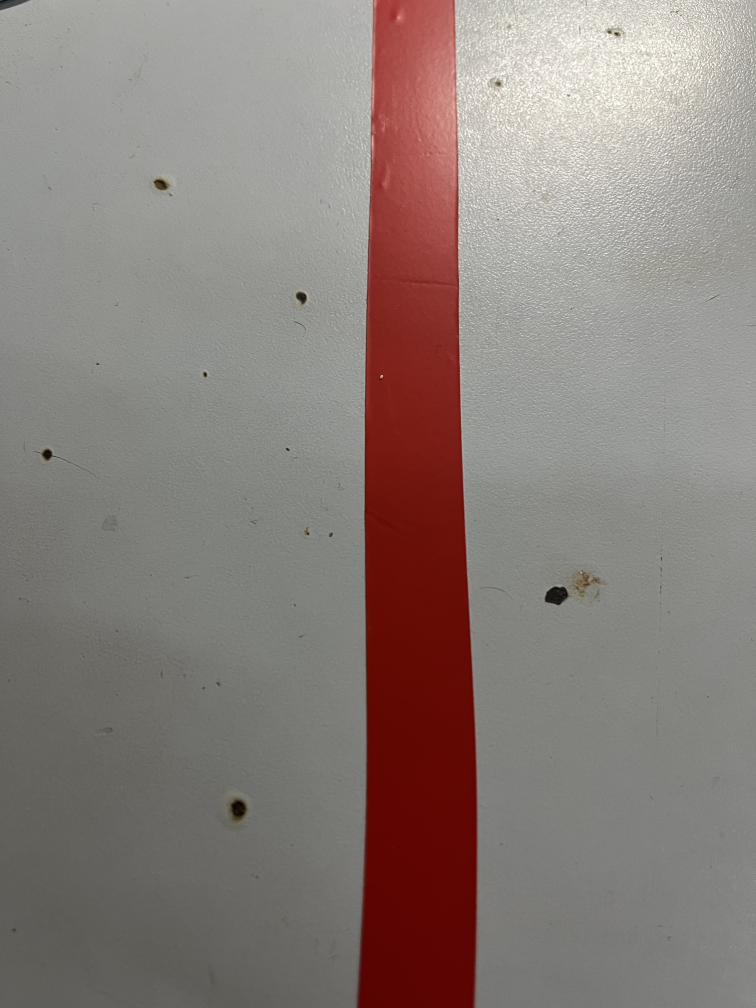
#> input picture IMG_2110.jpg, 3024 x 4032 px, given in place of the camera (shown at 1/4 size)
$ python tracing_rlV2.py
#> lines starting #> are read from the running program, lines starting #| are printed output that depends on the picture; long printed decimals are rounded
#> further down, frame is the input picture: shape (4032, 3024, 3); mean B, G, R 122.2, 126.8, 138.4
import cv2
import numpy as np
import math

# 初始化摄像头
cap = cv2.VideoCapture(0)  # 通常摄像头编号为 0，如果有多个摄像头可能需要调整编号

# 设置摄像头分辨率为 640x480
cap.set(cv2.CAP_PROP_FRAME_WIDTH, 640)
cap.set(cv2.CAP_PROP_FRAME_HEIGHT, 480)

# ROI 定义
ROIS = {
    'top': (160, 30, 320, 120, 0.1),
    'mid': (160, 210, 320, 120, 0.3),
    'bot': (160, 360, 320, 120, 0.6),
    'left': (40, 30, 120, 420, 0.5),
    'right': (480, 30, 120, 420, 0.5)
}
lower = np.array([0, 100, 100])
upper = np.array([10, 255, 255])

def find_rois_blob(img):
    blobs_in_rois = {}
    for roi_direction, roi in ROIS.items():
        x, y, w, h, weight = roi
        roi_img = img[y:y+h, x:x+w]
        hsv = cv2.cvtColor(roi_img, cv2.COLOR_BGR2HSV)
        mask = cv2.inRange(hsv, lower, upper)
        contours, _ = cv2.findContours(mask, cv2.RETR_EXTERNAL, cv2.CHAIN_APPROX_SIMPLE)

        max_area = 100  # 设置最小面积阈值为 100 像素

        if contours:
            max_contour = max(contours, key=cv2.contourArea)
            contour_area = cv2.contourArea(max_contour)

            if contour_area > max_area:
                M = cv2.moments(max_contour)
                cx = int(M['m10'] / M['m00']) if M['m00'] != 0 else -1
                cy = int(M['m01'] / M['m00']) if M['m00'] != 0 else -1

                # 计算轮廓的外接矩形
                x_rect, y_rect, w_rect, h_rect = cv2.boundingRect(max_contour)
                rect = (x + x_rect, y + y_rect, w_rect, h_rect)

                blobs_in_rois[roi_direction] = {
                    'rect': rect,
                    'cx': x + x_rect + w_rect // 2,  # 矩形中心 x 坐标
                    'cy': y + y_rect + h_rect // 2,  # 矩形中心 y 坐标
                    'blob_flag': True,
                    'weight': weight
                }

                # 绘制矩形
                cv2.rectangle(img, (rect[0], rect[1]), (rect[0] + rect[2], rect[1] + rect[3]), (0, 255, 0), 2)

                # 绘制中心十字标记
                cv2.drawMarker(img, (blobs_in_rois[roi_direction]['cx'], blobs_in_rois[roi_direction]['cy']), (255, 0, 0),
                               markerType=cv2.MARKER_CROSS, markerSize=10, thickness=2)
            else:
                blobs_in_rois[roi_direction] = {
                    'rect': None,
                    'cx': -1,
                    'cy': -1,
                    'blob_flag': False,
                    'weight': weight
                }
        else:
            blobs_in_rois[roi_direction] = {
                'rect': None,
                'cx': -1,
                'cy': -1,
                'blob_flag': False,
                'weight': weight
            }
#> this loop made 5 passes
#> pass 1, in find_rois_blob, `roi_img = img[y:y+h, x:x+w]`:
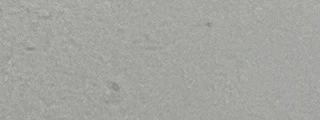
#> roi_img: shape (120, 320, 3); mean B, G, R 160.1, 164.8, 163.9
#> after the loop: hsv: shape (420, 120, 3); mean H, S, V 32.6, 5.1, 162
#> after the loop: mask: shape (420, 120); every value is 0
#> after the loop:
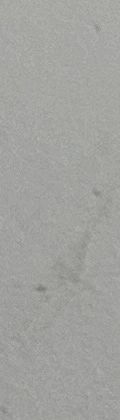
#> roi_img: shape (420, 120, 3); mean B, G, R 158.7, 162, 161.5
#> after the loop, blobs_in_rois = 5 items
    return blobs_in_rois

while True:
    ret, frame = cap.read()
    if not ret:
        break

    blobs_in_rois = find_rois_blob(frame)
#> blobs_in_rois = 5 items

    croid_sum = (blobs_in_rois['top']['cx'] * blobs_in_rois['top']['weight'] +
                 blobs_in_rois['mid']['cx'] * blobs_in_rois['mid']['weight'] +
                 blobs_in_rois['bot']['cx'] * blobs_in_rois['bot']['weight'])
#> croid_sum = -1
    weight_sum = (blobs_in_rois['top']['weight'] +
                  blobs_in_rois['mid']['weight'] +
                  blobs_in_rois['bot']['weight'])
#> weight_sum = 1

    if weight_sum != 0:
        cpos = croid_sum / weight_sum
#> cpos = -1
        DAngle = -math.atan((cpos - 320) / 240)  # 假设中心点在图像中心 (320, 240)
#> DAngle = 0.929
        DAngle = math.degrees(DAngle)
#> DAngle = 53.22
    else:
        DAngle = 0  # 如果没有找到任何色块，可以设置一个默认值

    if abs(DAngle) > 20:
        if DAngle > 0:
            print("Turn right")
            print("Turn Angle: %f" % DAngle)
#| Turn Angle: 53.216
        elif DAngle < 0:
            print("Turn left")
            print("Turn Angle: %f" % DAngle)
    else:
        print("Run")
        print("Turn Angle: %f" % DAngle)

    cv2.imshow('Frame', frame)

    if cv2.waitKey(1) & 0xFF == ord('q'):
#> (key q is pressed here)
        break

cap.release()
cv2.destroyAllWindows()
